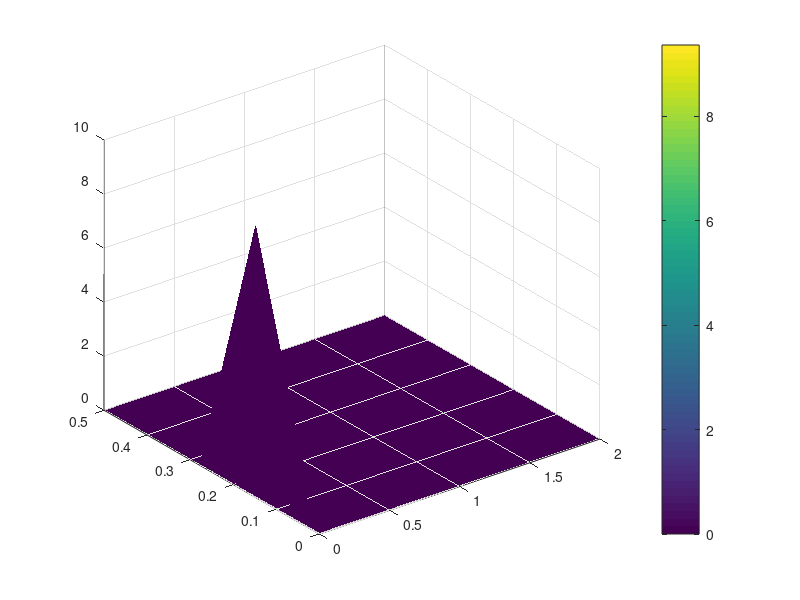

The MATLAB source for this figure: (Note: this script raises an error after producing the figure.)
%Comportamento da equa��o de difus�o em 2D
%Resolu��o pelo m�todo impl�cito de Euler .

function Draft_diffusion_2D_euler_backward
clear all
%% Entradas das dimens�es da malha
nx=25; %intervalos em x
ny=5; %intervalos em y

%pontos na malha
nnx=nx;
nny=ny+1;
nn=nnx*nny;

L=2; %largura
H=0.5; %altura

dx=L/nx; %varia��o em x
dy=H/ny; %varia��o em y

%% Par�metros para o tempo
nt=200; %n�mero de intervalos em t
tf=20; %tempo final
dt=tf/nt; %varia��o em t

%% Par�metros
D=0.125*10^-2; %coeficiente de viscosidade
u=0.01; %velocidade em x
v=0.005; %velocidade em y
mu=0.05; %fator de decaimento

%% Defini��o do vetor Fonte
f=zeros(nn,1);
%  f(nny,1)=0.2412;
%  f(20*nny+2,1)=0.2412;
% f(20*nny+6,1)=0.2412;
% f(20*nny+5,1)=10;
% f(19*nny+5,1)=0.2412;
% f(19*nny+6,1)=0.2412;
% f(21*nny+5,1)=0.2412;
% f(21*nny+6,1)=0.2412;

%% N�cleo de p�clet
disp('o n�cleo de p�clet �')
np=v*dy/D;
disp(np)

%% Euler Impl�cito
%Valores referentes as entradas da matriz M
A= (-(D/dx)+(u/2))*dt/dx; %coef. de c_{i+nny}
B= -((D/dx)+(u/2))*dt/dx; %coef. de c_{i-nny}
E= 1+((2*D/(dx*dx))+(2*D/(dy*dy))+ mu)*dt; %coef. de c_i
F= (-(D/dy)+(v/2))*dt/dy; %coef. de c_{i+1}
G= -((D/dy)+(v/2))*dt/dy; %coef. de c_{i-1}


%% Constru��o da matriz M
M=E*eye(nn)+diag(diag(F*eye(nn-1)),1)+diag(diag(G*eye(nn-1)),-1)+diag(diag(B*eye(nn-nny)),-nny)+diag(diag(A*eye(nn-nny)),nny);


%% Condi��o das bordas inferior, superior e lateral direita 
for i=1:nn
    if mod(i,nny)==1 %condicao para a borda inferior
        if i==1 % canto esquerdo
            M(i,i+1)=0;%F+G;
        else %demais condi��es para a borda inferior
            M(i,i-1)=0;
            M(i,i-1)=0;
            M(i,i+1)=F+G; %condicao -2*D*nt/ny^2
            if i==nn-nny+1 % canto direito
                M(i,i-nny)=0;%A+B; %condicao -2*D*nt/nx^2
            end
        end
        
        
    elseif mod(i,nny)==0 % condicao para a borda superior
        if i==nny % canto direito
            M(i,i+1)=0;
            M(i,i-1)=0;%F+G; %condicao -2*D*nt/ny^2
        else %demais condi��es para a borda superior
            if i==nn % canto direito
                M(i,i-nny)=0;%A+B; %condicao -2*D*nt/nx^2
            else
                M(i,i+1)=0;
                M(i,i-1)=F+G; %condicao -2*D*nt/ny^2
            end
        end
        
    elseif i>nn-nny+1 && i<nn %condi��o da borda direita
        M(i,i-nny)=0;%A+B; %condicao -2*D*nt/nx^2
        
    end
end

%% Constru��o da imagem
C_ini=zeros(nn,1); %inicializa��o da matriz C_ini
C_ini((nny+4),1)=10; 
% conc=zeros(nnx+1,nny); %inicializa��o da matriz b

%dimens�es em x e em y
dim_x=[0:dx:L];
dim_y=[0:dy:H];

% Rearranjando o vetor C na matriz conc
figure
for t=1:nt
    C=M\(C_ini+dt*f); %Resolu��o do sistema
    C_ini=C;
%     for k=(nn-nny+1):nn
%         C_ini(k,1)=0; %condi��o de Von Neumann
%     end
%     for k=1:nny-1
%         C_ini(k,1)=0;
%     end
    
    conc=zeros(nny,nnx+1);
    for k=2:nnx+1
        I=(k-1)*nny;
        for i=1:nny
            conc(i,k)=C(I,1);
            I=I-1;
        end
    end
    
    %Plot da superf�cie
    h=surf(dim_x,dim_y,conc,'EdgeColor','none');
%     shading interp
    colorbar();
    title({['Difus�o com D = ',num2str(D)];['u = ',num2str(u) ', v = ',num2str(v) ', {\mu} = ',num2str(mu)];[ 'N�cleo de P�clet= ',num2str(vn) ];['tempo (t) = ',num2str(t*dt),' de ',num2str(tf)]})
    xlabel('Coordenada em (x)')
    ylabel('Coordenada em (y)')
    zlabel('Perfil da propriedade de transporte')
    if t==1
        saveas(h, 'fig1_p1_e6_2d', 'fig');
        saveas(h, 'fig1_p1_e6_2d', 'jpg');
        saveas(h, 'fig1_p1_e6_2d', 'pdf');
        pause;
    end
%     if t==(nt/4)
%         saveas(h, 'fig3_fonte5', 'fig');
%         saveas(h, 'fig3_fonte5', 'jpg');
%         saveas(h, 'fig3_fonte5', 'pdf');
%         pause;
%     end
%     if t==(nt/2)
%         saveas(h, 'fig5_fonte5', 'fig');
%         saveas(h, 'fig5_fonte5', 'jpg');
%         saveas(h, 'fig5_fonte5', 'pdf');
%         pause;
%     end
    drawnow;
    refreshdata(h)
saveas(h, 'fig4_p1_e6_2d', 'fig');
saveas(h, 'fig4_p1_e6_2d', 'jpg');
saveas(h, 'fig4_p1_e6_2d', 'pdf');
end
end
